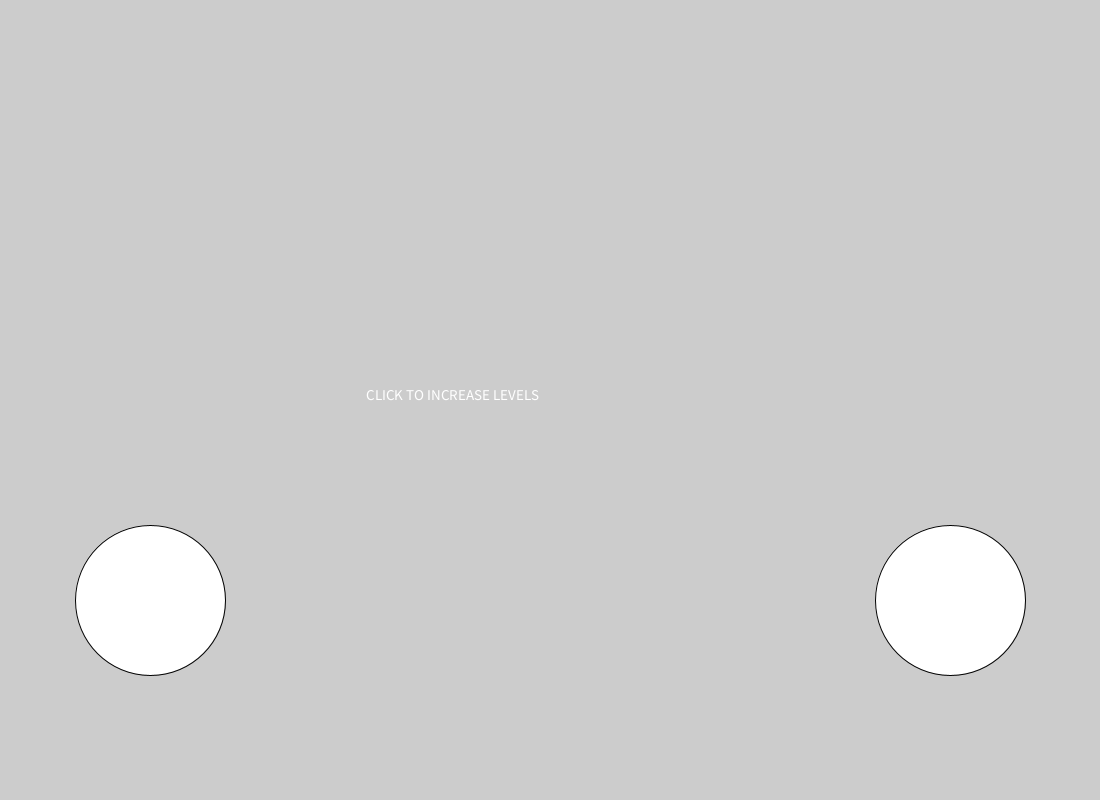
Frame 1 (no input)
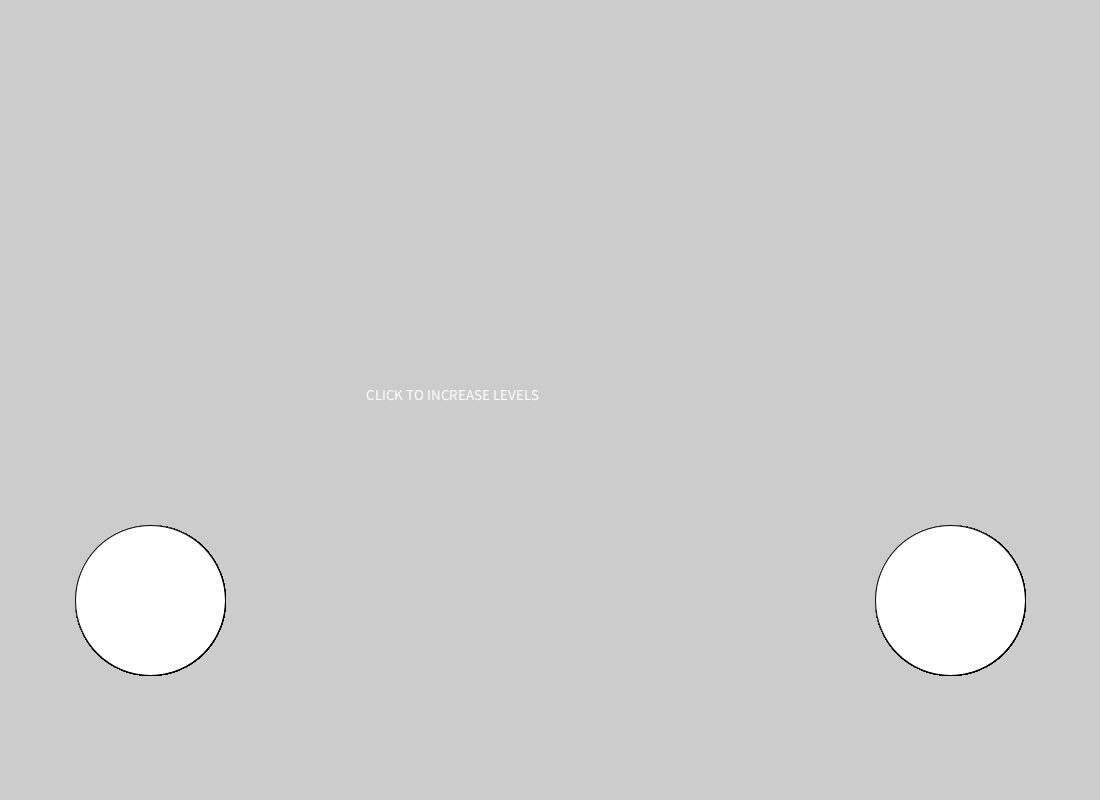
Frame 60 (the mouse pressed at the canvas centre just before this capture)
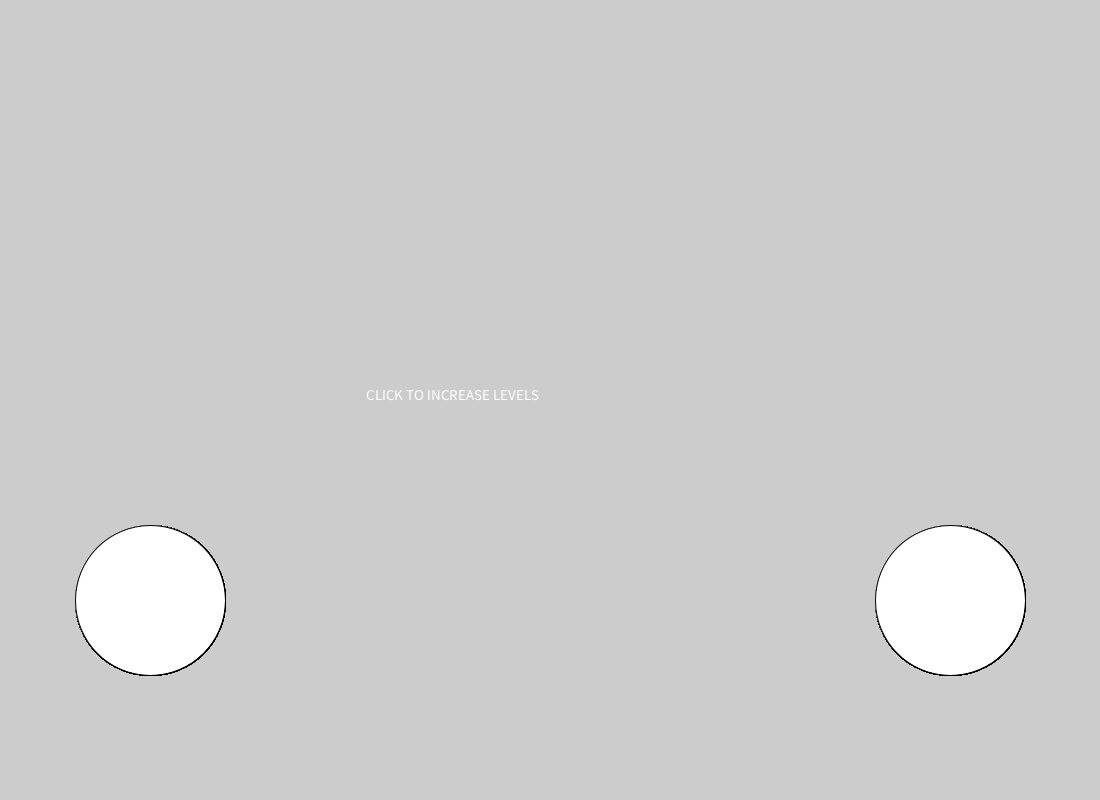
Frame 120 (the mouse held since frame 60 and released just before this capture)

The Processing sketch that drew these frames (run headless with seeded random() and noise(); from frame 60 on, the mouse is pressed at the canvas centre):

// Processing sketch: midterm_assignment
// ── midterm_assignment.pde
//idea: text adventure game

//must include 8:
//Variables $
//Translation/rotation/or scale
//Mouse/keyboard inputs
//Functions (with or without a return type)
//Boolean 
//If/else 
//Switch 
//While loop
//For loop 
//2D nested loops
//A pattern 
//Array 
//2D Array  

//PRECEDENT 1: https://forum.processing.org/two/discussion/18664/text-adventure-game-in-processing
//PRECEDENT 2: https://forum.processing.org/two/discussion/9562/simple-choose-your-own-adventure



int level;
String dialogueText[];
String button1Dialogue [];
String button2Dialogue[];
boolean buttonClicked;
boolean buttonClicked2;


void setup(){
  size (1100, 800);
  smooth();
  textSize(15);
  text("CLICK TO INCREASE LEVELS", width/3,height/2);
  
//  level = 0; 
// dialogueText = new String [8];
// dialogueText[1] = "You are a wine connoisseur. You've gone to a fair to try the local wine and run into an old aquaintance. After catching up, he offers to show you his wine cellar, which holds a collection of rare vintage wines. Will you go with him?";
// dialogueText[2] = "You and him head over to his house, which is nearby. He offers you a glass of wine. You drink and remininsce. After a while, he offers to show you his rarest and most special Spanish wine, which is at the bottom of his cellar. Should you stay a bit longer to try the wine?";
// dialogueText[3] = "Your aquaintance looks deeply disappointed but says goodbye. You enjoy the fair all night and wake up with a splitting headache.";
// dialogueText[4] = "Your aquaintance smiles to himself as he opens the cellar door. You begin the descent.";
// dialogueText[5] = "";
// dialogueText[6] = "";
// dialogueText[7] = "";
// dialogueText[8] = "";
 
////dialogueText[] dialogTexts =
////{
////  new dialogueText("1", "You are a wine connoisseur. You've gone to a fair to try the local wine and run into an old aquaintance. After catching up, he offers to show you his wine cellar, which holds a collection of rare vintage wines. Will you go with him?", "OK#25" ),;
  
//}

// button1Dialogue = new String [5];
// button1Dialogue[1] = "Yes";
// button1Dialogue[2] = "No";
// button1Dialogue[3] = "";
// button1Dialogue[4] = "";
// button1Dialogue[5] = "";
 
// button2Dialogue = new String [5];
// button2Dialogue[1] = "No";
// button2Dialogue[2] = "";
// button2Dialogue[3] = "";
// button2Dialogue[4] = "";
// button2Dialogue[5] = "";
} 



void draw (){
  ellipse(150,600,150,150);
  
    ellipse(950,600,150,150);; 
    
    
  //  if (levelNumber == 1)
  //{
  //  LevelZero();
  //} else if (levelNumber == 1)
  //{
  //  LevelOne();
  //} else if (levelNumber == 2) 
  //{
  //  LevelTwo();
  //} else if (levelNumber == 3) 
  //{
  //  LevelThree();
  //} else if (levelNumber == 4) 
  //{
  //  LevelFour();
  //} else if (levelNumber == 5) 
  //{
  //  LevelFive();
  //} else if (levelNumber == 6) 
  //{
  //  LevelSix();
  //} else if (levelNumber == 7) 
  //{
  //  LevelSeven();
  //}
}

//void mousePressed() {
  
//}

//This story is The Cask of Amontillado by Edgar Allen Poe.
